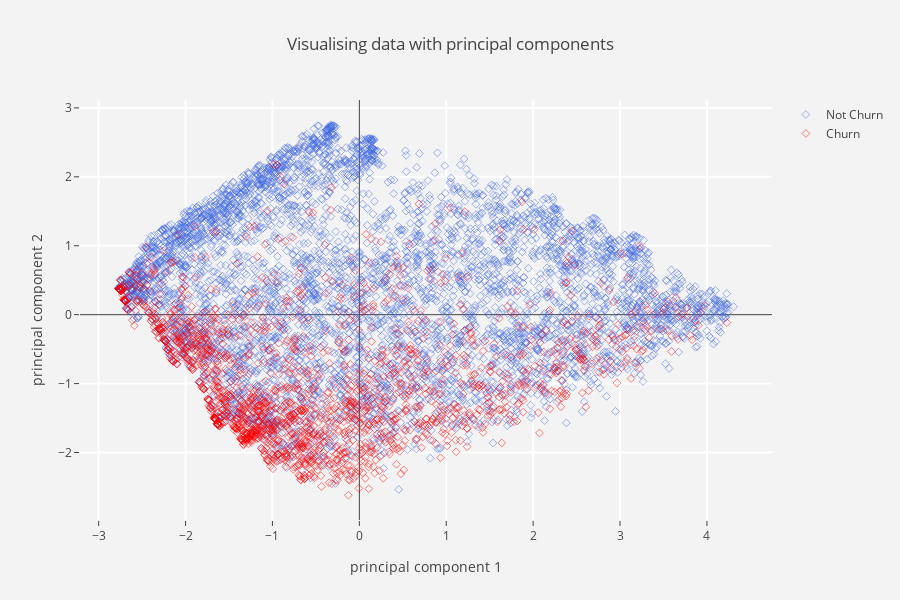

The notebook cell this image was saved under:
### Code cell
from sklearn.decomposition import PCA

pca = PCA(n_components = 2)

X = telcom[[i for i in telcom.columns if i not in Id_col + target_col]]
Y = telcom[target_col + Id_col]

principal_components = pca.fit_transform(X)
pca_data = pd.DataFrame(principal_components,columns = ["PC1","PC2"])
pca_data = pca_data.merge(Y,left_index=True,right_index=True,how="left")
pca_data["Churn"] = pca_data["Churn"].replace({1:"Churn",0:"Not Churn"})

def pca_scatter(target,color) :
    tracer = go.Scatter(x = pca_data[pca_data["Churn"] == target]["PC1"] ,
                        y = pca_data[pca_data["Churn"] == target]["PC2"],
                        name = target,mode = "markers",
                        marker = dict(color = color,
                                      line = dict(width = .5),
                                      symbol =  "diamond-open"),
                        text = ("Customer Id : " +
                                pca_data[pca_data["Churn"] == target]['customerID'])
                       )
    return tracer

layout = go.Layout(dict(title = "Visualising data with principal components",
                        plot_bgcolor  = "rgb(243,243,243)",
                        paper_bgcolor = "rgb(243,243,243)",
                        xaxis = dict(gridcolor = 'rgb(255, 255, 255)',
                                     title = "principal component 1",
                                     zerolinewidth=1,ticklen=5,gridwidth=2),
                        yaxis = dict(gridcolor = 'rgb(255, 255, 255)',
                                     title = "principal component 2",
                                     zerolinewidth=1,ticklen=5,gridwidth=2),
                        height = 600
                       )
                  )
trace1 = pca_scatter("Churn",'red')
trace2 = pca_scatter("Not Churn",'royalblue')
data = [trace2,trace1]
fig = go.Figure(data=data,layout=layout)
py.iplot(fig)

### Figure 1 — Plotly figure (JSON) as saved in the notebook; plotly's stock layout.template omitted (floating-point values rounded to 4 significant figures; data arrays with more than 128 entries replaced by an {"elided": "..."} marker saying what was removed)
{"data": [{"marker": {"color": "royalblue", "line": {"width": 0.5}, "symbol": "diamond-open"}, "mode": "markers", "name": "Not Churn", "text": {"elided": "5163 str values"}, "type": "scatter", "uid": "608634f2-5550-4311-876a-6519ff4a57c1", "x": {"elided": "5163 float values"}, "y": {"elided": "5163 float values"}}, {"marker": {"color": "red", "line": {"width": 0.5}, "symbol": "diamond-open"}, "mode": "markers", "name": "Churn", "text": {"elided": "1869 str values"}, "type": "scatter", "uid": "b8a0c9a8-7522-44a9-83cd-fc90eb8379a5", "x": {"elided": "1869 float values"}, "y": {"elided": "1869 float values"}}], "layout": {"height": 600, "paper_bgcolor": "rgb(243,243,243)", "plot_bgcolor": "rgb(243,243,243)", "title": {"text": "Visualising data with principal components"}, "xaxis": {"gridcolor": "rgb(255, 255, 255)", "gridwidth": 2, "ticklen": 5, "title": {"text": "principal component 1"}, "zerolinewidth": 1}, "yaxis": {"gridcolor": "rgb(255, 255, 255)", "gridwidth": 2, "ticklen": 5, "title": {"text": "principal component 2"}, "zerolinewidth": 1}}}
